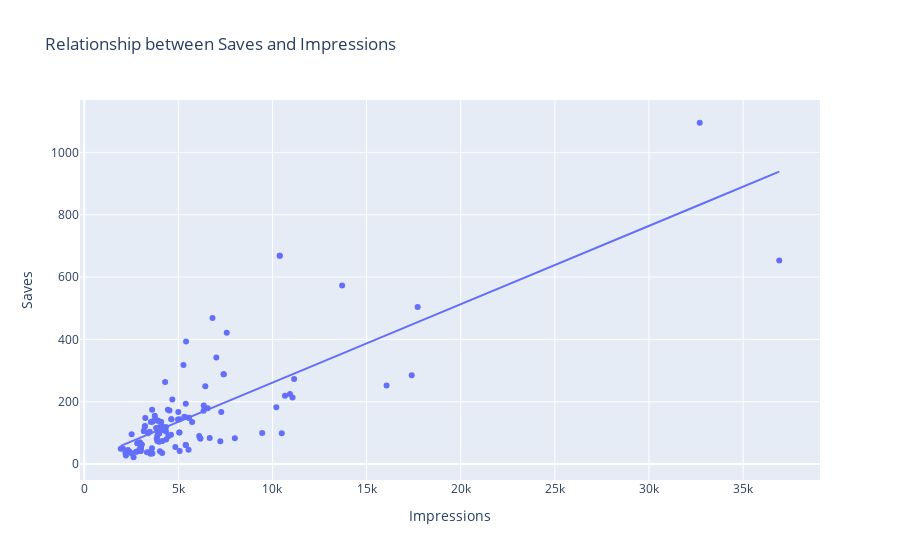

The code cell stored with this chart in its notebook:
### Markdown cell above
A more number of shares will result in a higher reach.

### Code cell
figure= px.scatter(data_frame= data, x="Impressions", y="Saves", trendline="ols", 
                   title= "Relationship between Saves and Impressions")
figure.show()
